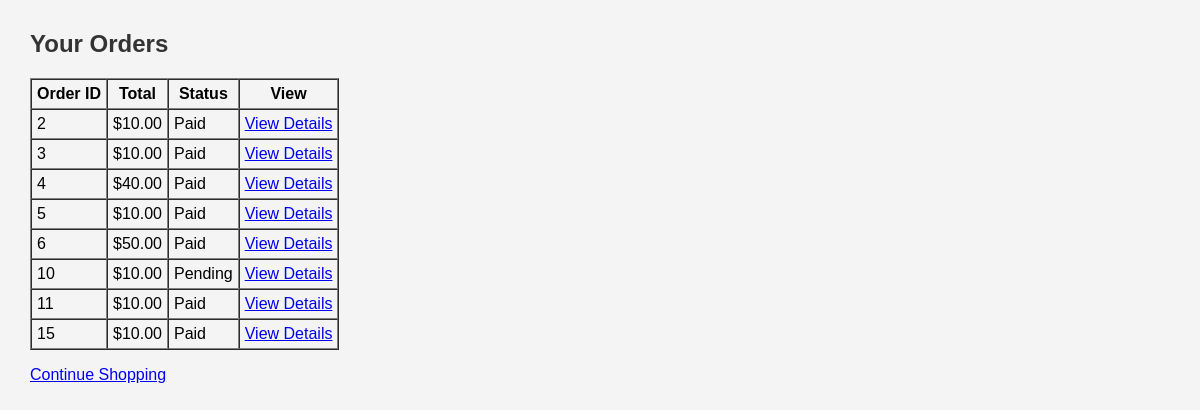
The app's page /customer/client_orders.php (signed in) with its own data.
### tables this page shows
CREATE TABLE `orders` (
  `id` int(11) NOT NULL,
  `user_id` int(11) DEFAULT NULL,
  `total` decimal(10,2) DEFAULT NULL,
  `status` varchar(255) DEFAULT 'Pending',
  `created_at` timestamp NOT NULL DEFAULT current_timestamp()
);

### customer/client_orders.php (the view, shortened to what this page needs)
<?php
include '../db.php';
$user_id = $_SESSION['user_id'];
$orders = mysqli_query($conn, "SELECT * FROM orders WHERE user_id = '$user_id'");
?>
<!DOCTYPE html>
<html>
<head>
    <link rel="stylesheet" href="assets/style.css">
</head>
<body>
    <h2>Your Orders</h2>
    <table border="1" cellpadding="5" cellspacing="0">
        <tr>
            <th>Order ID</th>
            <th>Total</th>
            <th>Status</th>
            <th>View</th>
        </tr>
        <?php
        while ($row = mysqli_fetch_assoc($orders)) {
            echo "<tr>";
            echo "<td>".$row['id']."</td>";
            echo "<td>$".$row['total']."</td>";
            echo "<td>".$row['status']."</td>";
            echo "<td><a href='view_order.php?id=".$row['id']."'>View Details</a></td>";
            echo "</tr>";
        }
        ?>
    </table>
    <p><a href="explore.php">Continue Shopping</a></p>
</body>
</html>

### assets/style.css (style rules this page uses)
body { font-family: Arial, sans-serif; margin: 30px; background-color: #f4f4f4; }
h2 { color: #333; }

### records on screen
orders: id "2", total "10.00", status "Paid"
orders: id "3", total "10.00", status "Paid"
orders: id "4", total "40.00", status "Paid"
orders: id "5", total "10.00", status "Paid"
orders: id "6", total "50.00", status "Paid"
orders: id "10", total "10.00", status "Pending"
orders: id "11", total "10.00", status "Paid"
orders: id "15", total "10.00", status "Paid"
